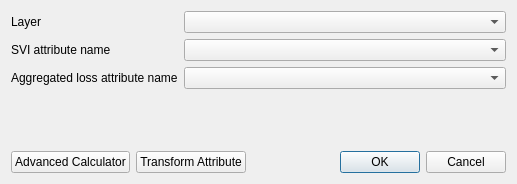
<?xml version="1.0" encoding="UTF-8"?>
<ui version="4.0">
 <class>SelectAttrsForStatsDialog</class>
 <widget class="QDialog" name="SelectAttrsForStatsDialog">
  <property name="windowModality">
   <enum>Qt::ApplicationModal</enum>
  </property>
  <property name="geometry">
   <rect>
    <x>0</x>
    <y>0</y>
    <width>517</width>
    <height>184</height>
   </rect>
  </property>
  <property name="windowTitle">
   <string>Calculate Integrated Risk Indices</string>
  </property>
  <property name="modal">
   <bool>true</bool>
  </property>
  <layout class="QGridLayout" name="gridLayout">
   <item row="0" column="0">
    <layout class="QFormLayout" name="formLayout">
     <property name="fieldGrowthPolicy">
      <enum>QFormLayout::AllNonFixedFieldsGrow</enum>
     </property>
     <item row="1" column="0">
      <widget class="QLabel" name="layer_lbl">
       <property name="text">
        <string>Layer</string>
       </property>
      </widget>
     </item>
     <item row="1" column="1">
      <widget class="QComboBox" name="layer_cbx"/>
     </item>
     <item row="2" column="0">
      <widget class="QLabel" name="svi_attr_lbl">
       <property name="text">
        <string>SVI attribute name</string>
       </property>
      </widget>
     </item>
     <item row="2" column="1">
      <widget class="QComboBox" name="svi_attr_cbx"/>
     </item>
     <item row="3" column="0">
      <widget class="QLabel" name="aggr_loss_attr_lbl">
       <property name="text">
        <string>Aggregated loss attribute name</string>
       </property>
      </widget>
     </item>
     <item row="3" column="1">
      <widget class="QComboBox" name="aggr_loss_attr_cbx"/>
     </item>
    </layout>
   </item>
   <item row="1" column="0">
    <layout class="QHBoxLayout" name="horizontalLayout">
     <item>
      <widget class="QPushButton" name="calc_btn">
       <property name="text">
        <string>Advanced Calculator</string>
       </property>
      </widget>
     </item>
     <item>
      <widget class="QPushButton" name="transform_btn">
       <property name="text">
        <string>Transform Attribute</string>
       </property>
      </widget>
     </item>
     <item>
      <widget class="QDialogButtonBox" name="buttonBox">
       <property name="orientation">
        <enum>Qt::Horizontal</enum>
       </property>
       <property name="standardButtons">
        <set>QDialogButtonBox::Cancel|QDialogButtonBox::Ok</set>
       </property>
      </widget>
     </item>
    </layout>
   </item>
  </layout>
 </widget>
 <resources/>
 <connections>
  <connection>
   <sender>buttonBox</sender>
   <signal>accepted()</signal>
   <receiver>SelectAttrsForStatsDialog</receiver>
   <slot>accept()</slot>
   <hints>
    <hint type="sourcelabel">
     <x>248</x>
     <y>254</y>
    </hint>
    <hint type="destinationlabel">
     <x>157</x>
     <y>274</y>
    </hint>
   </hints>
  </connection>
  <connection>
   <sender>buttonBox</sender>
   <signal>rejected()</signal>
   <receiver>SelectAttrsForStatsDialog</receiver>
   <slot>reject()</slot>
   <hints>
    <hint type="sourcelabel">
     <x>316</x>
     <y>260</y>
    </hint>
    <hint type="destinationlabel">
     <x>286</x>
     <y>274</y>
    </hint>
   </hints>
  </connection>
 </connections>
</ui>
